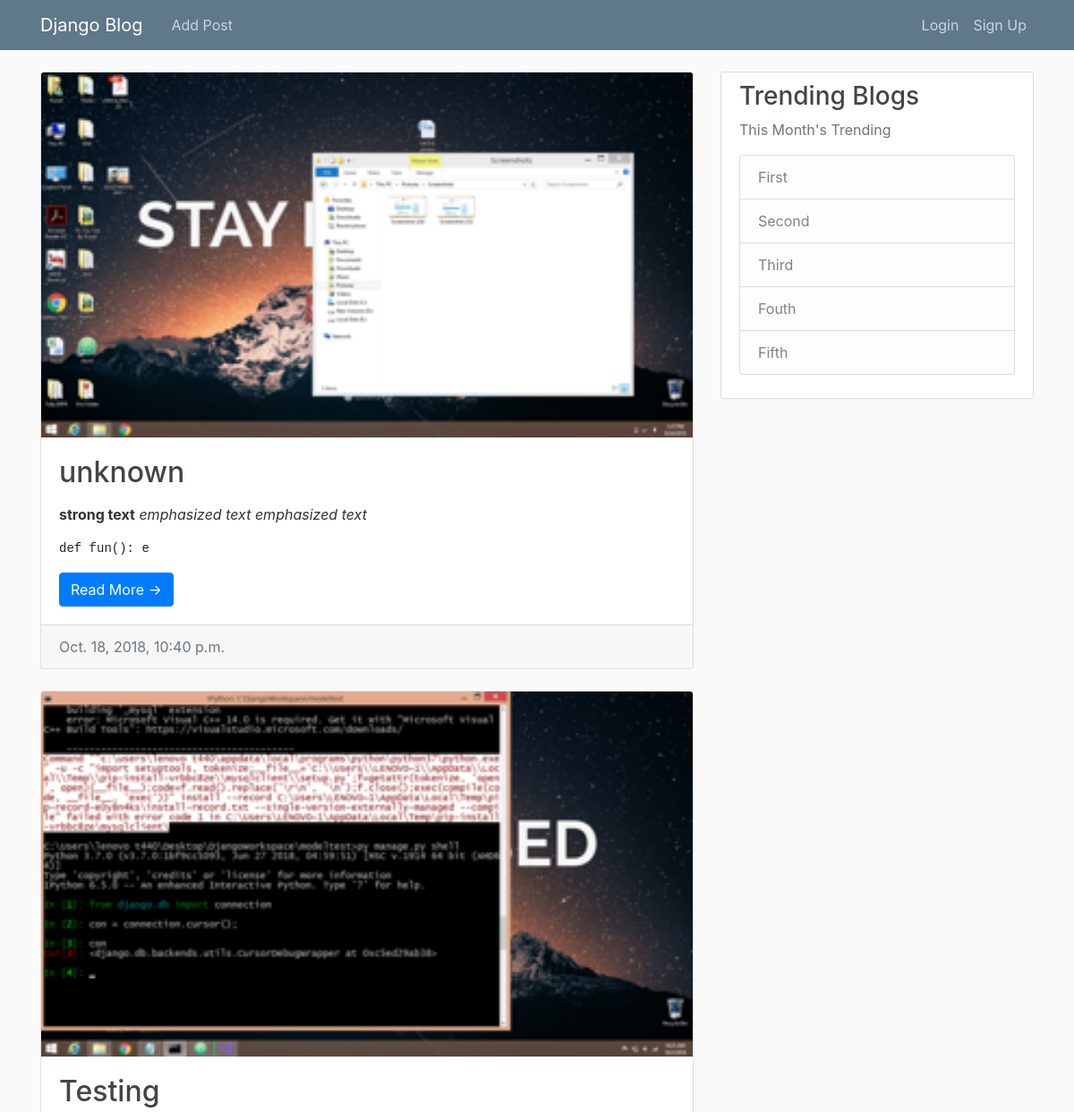
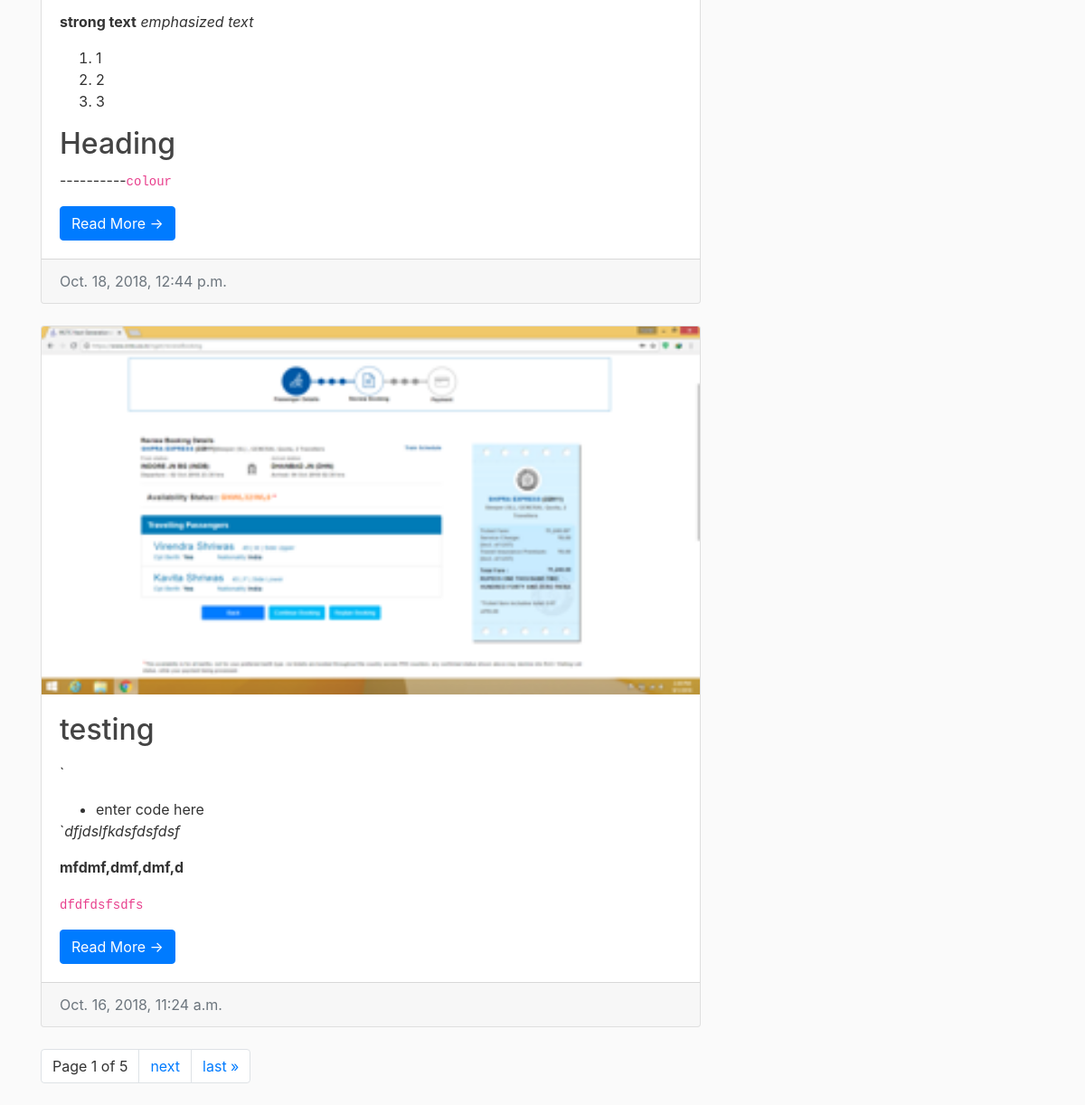
The page / on the database its author committed (2 pictures, top to bottom).
### blog_app/models.py (models this page shows, shortened)
class Post(models.Model):
    author=models.ForeignKey(User,on_delete=models.CASCADE,blank=True)
    category=models.CharField(max_length=50,default='blog')
    title = models.CharField(max_length=200)
    text = models.CharField(max_length=20000)
    image=models.ImageField(upload_to='post_image',default='blog.png')
    date=models.DateTimeField(default=timezone.now)

### blog_app/views.py (the view)
# urls.py: 2. Add a URL to urlpatterns:  path('', views.home, name='home')
def home(request):
    postlist=Post.objects.all().order_by('-date')
    paginator = Paginator(postlist, 3)
    page = request.GET.get('page')
    contacts = paginator.get_page(page)
    mydict={'contacts': contacts}
    return render(request,'blog_app/home.html',context=mydict)

### templates/blog_app/home.html (shortened to what this page needs)
{% extends "blog_app/base.html" %}
{% load markdown_deux_tags %}
{% block content %}
    {% for post in contacts %}
        <div class="card mb-4">
          {%if post.image%}
          <img class="card-img-top" src="{{ post.image.url }}">
          {%endif%}
            <div class="card-body">
              <h2><a class="card-title">{{ post.title }}</a></h2>
              <p class="card-text">{{ post.text| markdown | truncatewords:30 }}</p>
              <a href="detail/{{post.id}}"  class="btn btn-primary">Read More &rarr;</a>
            </div>
            <div class="card-footer text-muted">
              {{ post.date }}
            </div>
          </div>
    {% endfor %}
    <nav aria-label="Page navigation example">
      <ul class="pagination">
        <li class="page-item "><a class="page-link" >Page {{ contacts.number }} of {{ contacts.paginator.num_pages }} </a></li>
        {% if contacts.has_next %}
        <li class="page-item"><a class="page-link" href="?page={{ contacts.next_page_number }}">next</a></li>
        <li class="page-item"><a class="page-link" href="?page={{ contacts.paginator.num_pages }}">last &raquo;</a></li>
        {%endif%}
      </ul>
</nav>
<br>
{%endblock content%}

### static/blog_app/main.css (style rules this page uses)
body { background: #fafafa; color: #333333; margin-top: 5rem; }
h1, h2, h3, h4, h5, h6 { color: #444444; }
ul { margin: 0; }

### rows shown on the page
Post: image (picture), title "unknown", text "strong text emphasized text emphasized text def fun(): e", date "Oct. 18, 2018, 10:40 p.m."
Post: image (picture), title "Testing", text "strong text emphasized text 1 2 3 Heading ---------- colour", date "Oct. 18, 2018, 12:44 p.m."
Post: image (picture), title "testing", text "` enter code here ` dfjdslfkdsfdsfdsf mfdmf,dmf,dmf,d dfdfdsfsdfs", date "Oct. 16, 2018, 11:24 a.m."

### other values the page prints
{{ contacts.number }} "1"
{{ contacts.paginator.num_pages }} "5"
